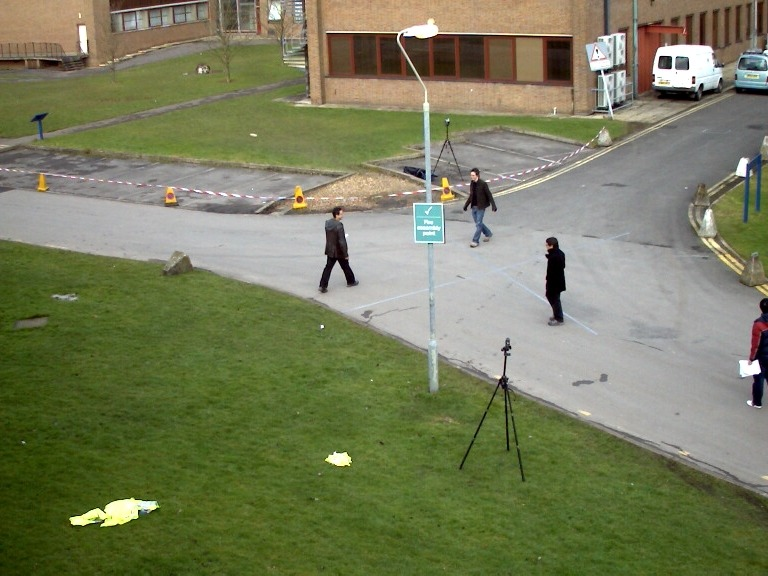
#> input picture input_img/000012.jpg, 768 x 576 px
$ python -i human_detectors.py   (imports and definitions only)
#> lines starting #> are read from the running program, lines starting #| are printed output that depends on the picture; after the words box and inside, x2 and y2 are one past the last pixel; in counts of white or black regions, pixels touching at a corner belong together
#> further down, picture is the input picture: shape (576, 768, 3); mean B, G, R 92.2, 124.9, 120.3
import numpy as np
import cv2
from imutils.object_detection import non_max_suppression


class Human_Detectors(object):
    # Class to detect objects in a frame
    def __init__(self):
        self.sub = cv2.createBackgroundSubtractorMOG2()

    def Detect(self, frame):
        # If want to use HOG and SVM - Comment out from here
        """
        Detects objects in the single video frame with the following steps:
        1. Convert frame in gray scale
        2. Apply background subtraction
        3. Apply some morphology techniques
        4. Get contours
        5. Get centroid of the contours using cv2.Moments
        6. Draw rectangle around the contour.
        7. Collect all the center points in a list and return the list

        """

        # Convert BGR to GRAY
        gray = cv2.cvtColor(frame, cv2.COLOR_BGR2GRAY)
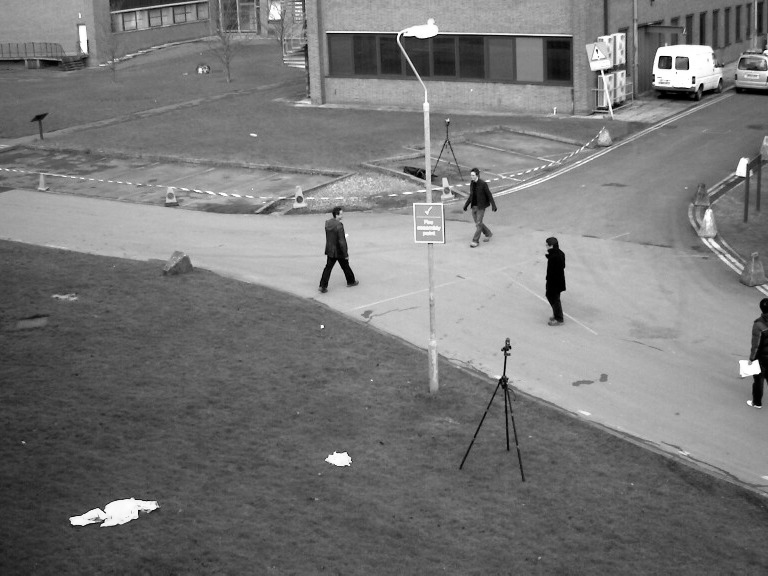
#> gray: shape (576, 768); min 0, max 255, mean 119.8

        #grey = cv2.cvtColor(image, cv2.COLOR_BGR2GRAY)
        # apply background substraction to the grey colored image
        fgmask = self.sub.apply(gray)
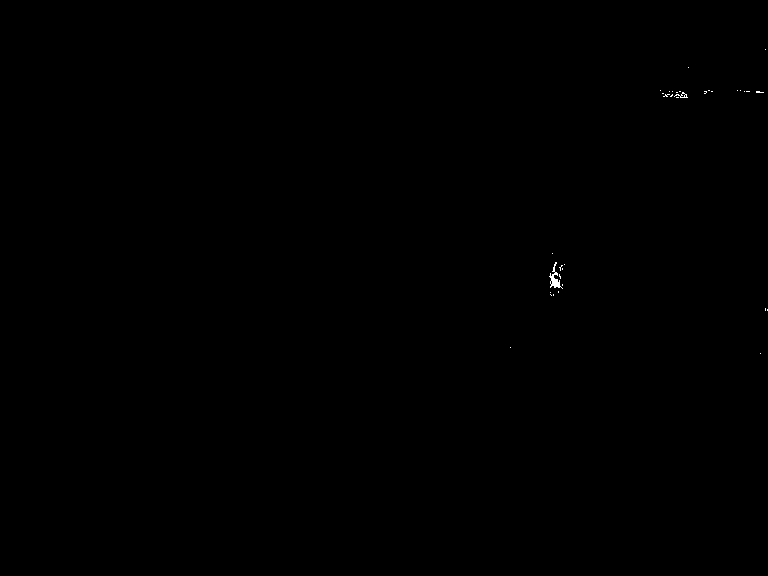
#> fgmask: shape (576, 768); values 127 (black) and 255 (white), 0.06% white in thin lines or dots, all inside (x1, y1, x2, y2) = (510, 49, 768, 354)
        # initialize a kernel to apply to morphological trnasformation to reduce noise
        kernel = cv2.getStructuringElement(cv2.MORPH_ELLIPSE, (5, 5))
        # Closing is reverse of Opening, Dilation followed by Erosion
        closing = cv2.morphologyEx(fgmask, cv2.MORPH_CLOSE, kernel)
#> closing: shape (576, 768); values 127 (black) and 255 (white), 0.08% white; 20 white regions (18 under 20 px), largest, box (x1, y1, x2, y2) and area: (549, 262, 563, 289) 189, (662, 91, 688, 98) 113
        # Opening is just another name of erosion followed by dilation
        opening = cv2.morphologyEx(closing, cv2.MORPH_OPEN, kernel)
#> opening: shape (576, 768); values 127 (black) and 255 (white), 0.06% white; 2 white regions, box (x1, y1, x2, y2) and area: (550, 271, 563, 289) 161, (669, 91, 687, 98) 89
        # increases the white region in the image or size of foreground object increases
        dilation = cv2.dilate(opening, kernel)
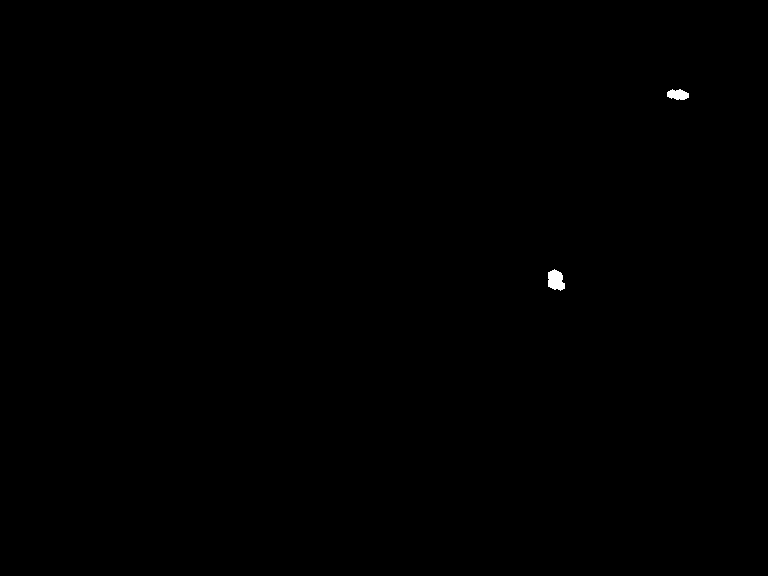
#> dilation: shape (576, 768); values 127 (black) and 255 (white), 0.1% white; 2 white regions, box (x1, y1, x2, y2) and area: (548, 269, 565, 291) 277, (667, 89, 689, 100) 182
        # setting all pixel values above 220 to be 255 - shadow removal
        retvalbin, bins = cv2.threshold(dilation, 220, 255, cv2.THRESH_BINARY)
        contours, hierarchy = cv2.findContours(
            dilation, cv2.RETR_TREE, cv2.CHAIN_APPROX_SIMPLE)
#> contours = [[[0, 0], [0, 575], [767, 575], [767, 0]]]

        minimum_area = 400
        maximum_area = 50000
        centers = []
        # goes through all contours in a single frame
        for x in range(len(contours)):
            # checks only for the parent contour
            if hierarchy[0, x, 3] == -1:
                # calculate area for each contour to place the bounding box
                contour_area = cv2.contourArea(contours[x])
                if minimum_area < contour_area < maximum_area:
                    # cont_num+=1
                    cont = contours[x]
                    # compute the centre of the contour
                    M = cv2.moments(cont)
                    cx = int(M['m10'] / M['m00'])
                    cy = int(M['m01'] / M['m00'])
                    centroid = (cx, cy)
                    b = np.array([[cx], [cy]])
                    centers.append(np.round(b))
                    # find coordinats of straight bounding rectangle of a contour
                    x_coord, y_coord, width, height = cv2.boundingRect(cont)
                    # draw a rectangle around the contour
                    cv2.rectangle(
                        frame, (x_coord, y_coord), (x_coord + width, y_coord + height), (0, 255, 0), 2)
                    cv2.putText(frame, str(cx) + "," + str(cy), (cx + 10,
                                                                 cy + 10), cv2.FONT_HERSHEY_SIMPLEX, .3, (0, 0, 255), 1)
                    cv2.drawMarker(frame, (cx, cy), (0, 255, 255), cv2.MARKER_SQUARE,
                                   markerSize=6, thickness=2, line_type=cv2.LINE_8)
#> this loop made 1 pass
#> contour_area on pass 1: 441025
#> after the loop, centers = []

        # To here and uncomment below

        # # initialize the HOG descriptor/person detector
        # hog = cv2.HOGDescriptor()
        # hog.setSVMDetector(cv2.HOGDescriptor_getDefaultPeopleDetector())

        # centers = []

        # rectangle, weights = hog.detectMultiScale(frame, winStride=(4, 4),
        #                                           padding=(8, 8), scale=1.05)

        # # apply non-maxima suppression to the bounding boxes using a
        # # fairly large overlap threshold to try to maintain overlapping
        # # boxes that are still people
        # rectangle = np.array([[x, y, x + w, y + h]
        #                       for (x, y, w, h) in rectangle])
        # # print(rectangle)
        # pick = non_max_suppression(rectangle, probs=None, overlapThresh=0.65)

        # cX = 0
        # cY = 0

        # # draw the final bounding boxes
        # for (x1, y1, x2, y2) in pick:
        #     cv2.rectangle(frame, (x1, y1), (x2, x2), (0, 255, 0), 2)
        #     cX = int((x1 + x2) / 2.0)
        #     cY = int((y1 + y2) / 2.0)
        #     b = np.array([[cX], [cY]])
        #     centers.append(np.round(b))

        #     cv2.putText(frame, str(cX) + "," + str(cY), (cX + 10, cY + 10),
        #                 cv2.FONT_HERSHEY_SIMPLEX, .3, (0, 0, 255), 1)
        #     cv2.drawMarker(frame, (cX, cY), (0, 255, 255), cv2.MARKER_SQUARE,
        #                    markerSize=6, thickness=2, line_type=cv2.LINE_8)

        return centers

>>> import cv2
>>> picture = cv2.imread('input_img/000012.jpg')
>>> result = Human_Detectors().Detect(picture)
#> result = []
